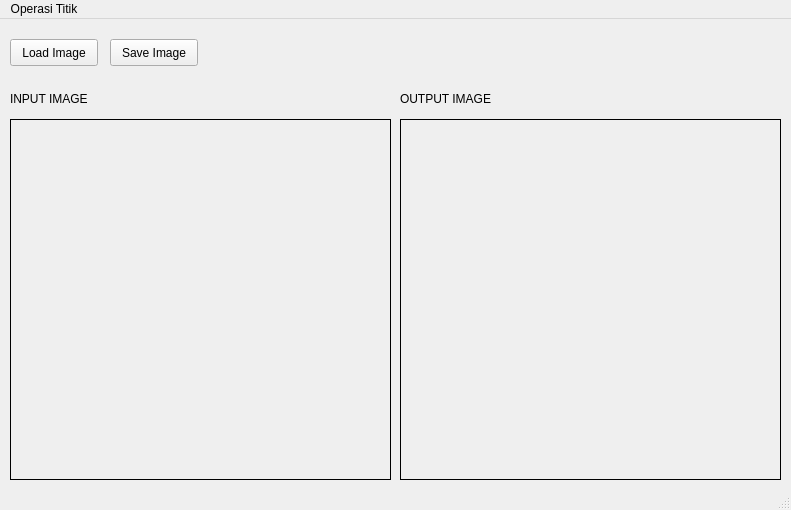
<?xml version="1.0" encoding="UTF-8"?>
<ui version="4.0">
 <class>MainWindow</class>
 <widget class="QMainWindow" name="MainWindow">
  <property name="geometry">
   <rect>
    <x>0</x>
    <y>0</y>
    <width>791</width>
    <height>510</height>
   </rect>
  </property>
  <property name="windowTitle">
   <string>MainWindow</string>
  </property>
  <widget class="QWidget" name="centralwidget">
   <widget class="QLabel" name="inputwindow">
    <property name="geometry">
     <rect>
      <x>10</x>
      <y>100</y>
      <width>381</width>
      <height>361</height>
     </rect>
    </property>
    <property name="frameShape">
     <enum>QFrame::Box</enum>
    </property>
    <property name="text">
     <string/>
    </property>
   </widget>
   <widget class="QPushButton" name="loadbutton">
    <property name="geometry">
     <rect>
      <x>10</x>
      <y>20</y>
      <width>88</width>
      <height>27</height>
     </rect>
    </property>
    <property name="text">
     <string>Load Image</string>
    </property>
   </widget>
   <widget class="QPushButton" name="saveButton">
    <property name="geometry">
     <rect>
      <x>110</x>
      <y>20</y>
      <width>88</width>
      <height>27</height>
     </rect>
    </property>
    <property name="text">
     <string>Save Image</string>
    </property>
   </widget>
   <widget class="QLabel" name="outputwindow">
    <property name="geometry">
     <rect>
      <x>400</x>
      <y>100</y>
      <width>381</width>
      <height>361</height>
     </rect>
    </property>
    <property name="frameShape">
     <enum>QFrame::Box</enum>
    </property>
    <property name="text">
     <string/>
    </property>
   </widget>
   <widget class="QLabel" name="label">
    <property name="geometry">
     <rect>
      <x>10</x>
      <y>70</y>
      <width>101</width>
      <height>19</height>
     </rect>
    </property>
    <property name="text">
     <string>INPUT IMAGE</string>
    </property>
   </widget>
   <widget class="QLabel" name="label_2">
    <property name="geometry">
     <rect>
      <x>400</x>
      <y>70</y>
      <width>111</width>
      <height>19</height>
     </rect>
    </property>
    <property name="text">
     <string>OUTPUT IMAGE</string>
    </property>
   </widget>
  </widget>
  <widget class="QMenuBar" name="menubar">
   <property name="geometry">
    <rect>
     <x>0</x>
     <y>0</y>
     <width>791</width>
     <height>24</height>
    </rect>
   </property>
   <widget class="QMenu" name="menuBrightness">
    <property name="title">
     <string>Operasi Titik</string>
    </property>
    <addaction name="GrayScaleButton"/>
   </widget>
   <addaction name="menuBrightness"/>
  </widget>
  <widget class="QStatusBar" name="statusbar"/>
  <action name="GrayScaleButton">
   <property name="text">
    <string>Grayscale</string>
   </property>
  </action>
  <action name="h">
   <property name="text">
    <string>actionSimpleContrast</string>
   </property>
  </action>
  <action name="action">
   <property name="text">
    <string>actionContrastStretching</string>
   </property>
  </action>
  <action name="action_2">
   <property name="text">
    <string>actionNegative</string>
   </property>
  </action>
  <action name="action_3">
   <property name="text">
    <string>actionBinerImage</string>
   </property>
  </action>
  <action name="actionBrightness_2">
   <property name="text">
    <string>Brightness</string>
   </property>
  </action>
  <action name="actionSimpleContrast">
   <property name="text">
    <string>Simple Contrast</string>
   </property>
  </action>
  <action name="actionContrastStretching">
   <property name="text">
    <string>Contrast Stretching</string>
   </property>
  </action>
  <action name="actionNegative">
   <property name="text">
    <string>Negative</string>
   </property>
  </action>
  <action name="actionBinerImage">
   <property name="text">
    <string>Biner</string>
   </property>
  </action>
 </widget>
 <resources/>
 <connections/>
</ui>
